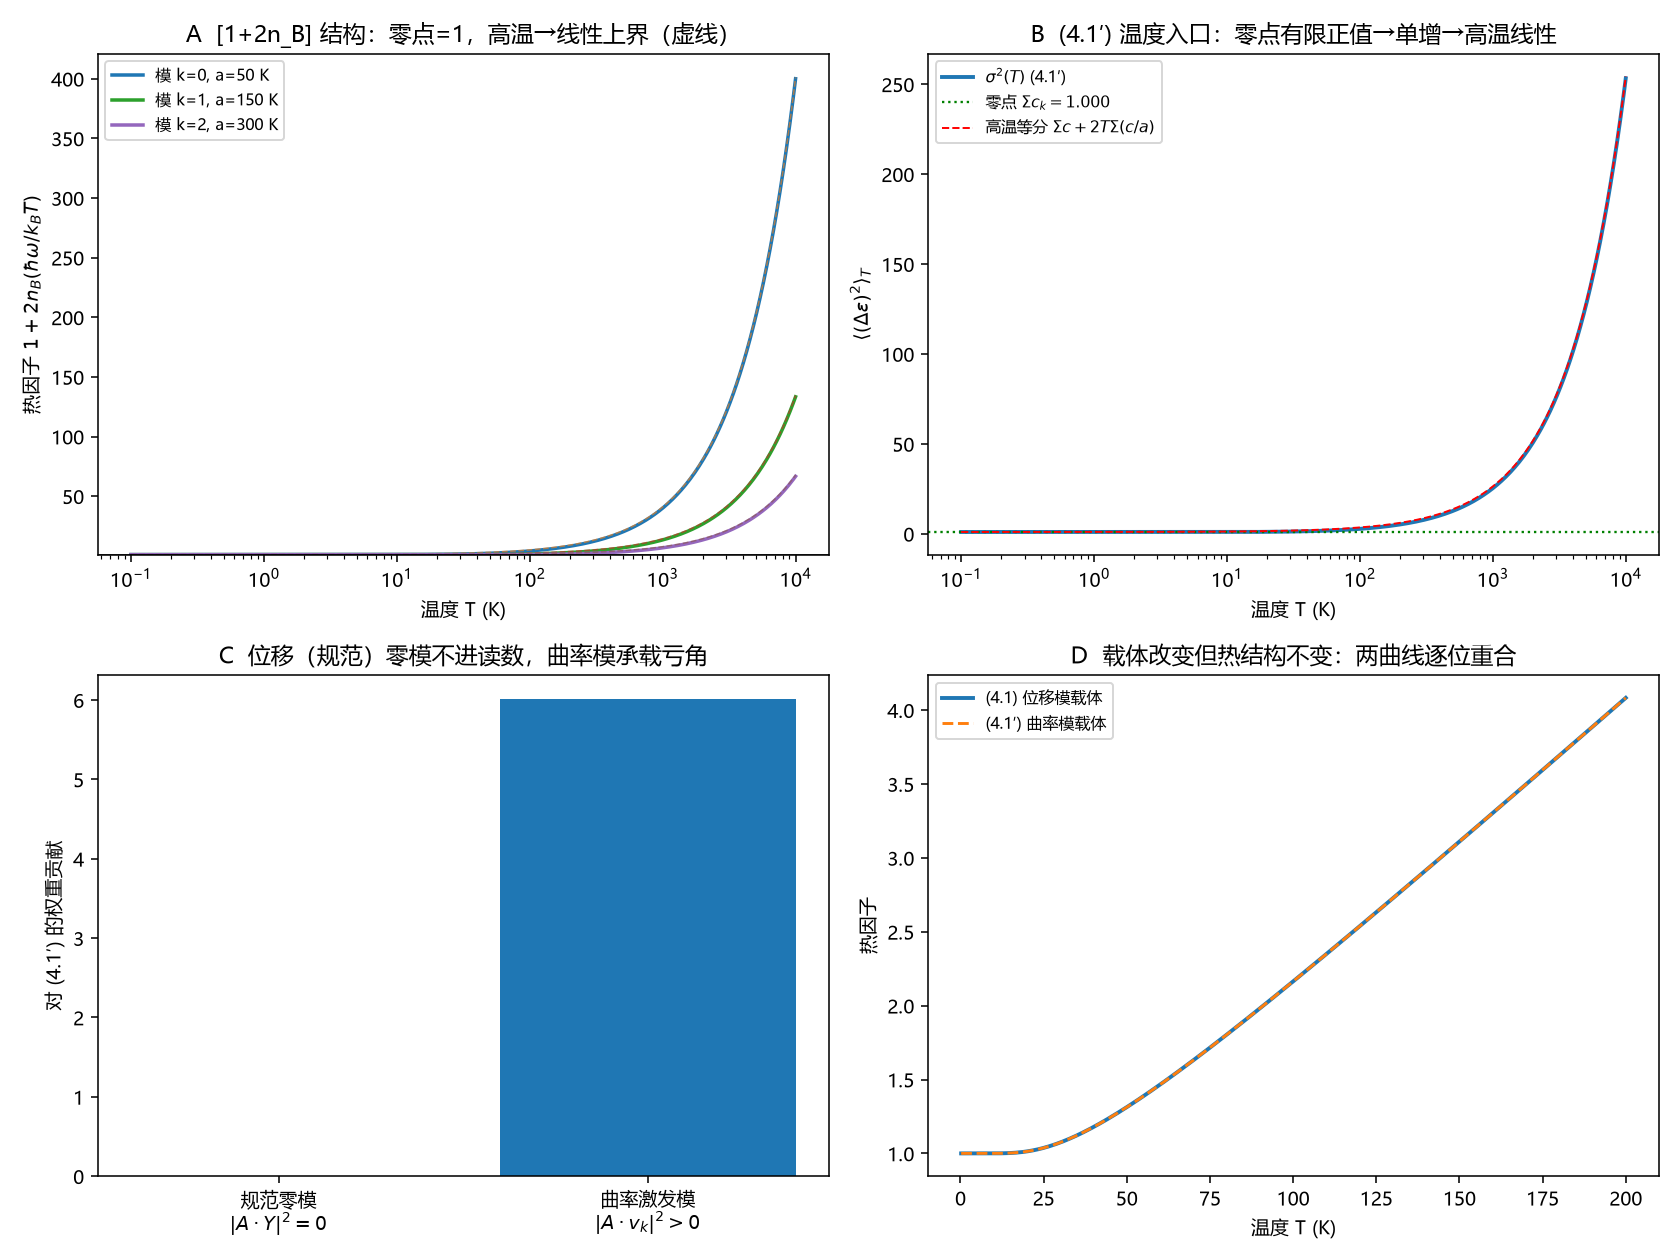

Reproduce this figure in Python.
# -*- coding: utf-8 -*-
"""
第87轮（成果登记 R-96）：环 4 温度入口 (4.1′) 的函数图像验证（非拟合）
====================================================
检验 (4.1′) sigma^2(T)=Σ_k |A·v_k|^2 c_k^0 [1+2 nB(hbar omega_k/kB T)] 的
  1. 零点下界有限正值（否证 R73 前 "(4.1) 恒为零"）；
  2. 对 T 严格单增（升温涨落增，方向同审-3）；
  3. 高温古典等分上界 sigma^2 <= Σc + 2T Σ(c/a)（e^x>=1+x）；
  4. 规范零模（|A·Y|^2=0）不进读数，曲率模权重正。

图像用于检验极限/单调性/量级/符号，不是用数据拟合曲线——无实验数据、无调参。

复跑：
  python "10 探索/超导第一性研究/04_计算验证/环04_Regge曲率模温度入口.py"
"""
import csv
import math
import os
import sys

try:
    sys.stdout.reconfigure(encoding="utf-8")
except Exception:
    pass

import numpy as np
import matplotlib
matplotlib.use("Agg")
import matplotlib.pyplot as plt

plt.rcParams["font.sans-serif"] = ["Microsoft YaHei", "SimHei", "DejaVu Sans"]
plt.rcParams["axes.unicode_minus"] = False

OUT = os.path.dirname(os.path.abspath(__file__))


def nB(a, T):
    """玻色占据 1/(exp(a/T)-1)，a=hbar*omega/kB（K），T（K）。
    低温 a/T>700 时 expm1 溢出，物理极限 nB->0，直接置零避免溢出警告。"""
    x = np.asarray(a / T, dtype=float)
    out = np.zeros_like(x)
    m = x < 700.0
    out[m] = 1.0 / np.expm1(x[m])
    return out


def thermal_factor(a, T):
    """[1+2 nB] 热因子。"""
    return 1.0 + 2.0 * nB(a, T)


def sigma_sq(c, a, T):
    """(4.1′) 的曲率模求和。"""
    return sum(ck * thermal_factor(ak, T) for ck, ak in zip(c, a))


def main():
    # 三个曲率（非规范）模：a_k = hbar omega_k/kB (K)，c_k = |A·v_k|^2 c_k^0
    a = np.array([50.0, 150.0, 300.0])
    c = np.array([0.50, 0.30, 0.20])
    assert np.all(c > 0) and np.all(a > 0)

    T = np.logspace(-1, 4, 600)  # 0.1 K → 10^4 K

    F = thermal_factor(a[:, None], T[None, :])          # (3, nT)
    S = sigma_sq(c, a, T)                               # (nT,)

    # ---------- 结构断言（非拟合） ----------
    # 1. 零点下界 F>=1
    assert np.all(F >= 1.0 - 1e-12), "F>=1 失效"
    # 2. 高温古典等分上界 F <= 1+2T/a
    upper = 1.0 + 2.0 * (T[None, :] / a[:, None])
    assert np.all(F <= upper + 1e-9), "古典等分上界失效"
    # 3. 单调不减（全温区）；严格单增在 nB 超出浮点精度的平台区之外检验
    assert np.all(np.diff(S) >= 0), "sigma^2 对 T 非单调不减"
    mask = T > 20.0   # 此时各模 nB 已脱离机器精度的零点平台
    assert np.all(np.diff(S[mask]) > 0), "sigma^2 在有效温区非严格单增"
    # 4. 零点有限正值（T->0 极限 = Σ c_k）
    T0 = 1e-6
    S0 = sigma_sq(c, a, T0)
    assert abs(S0 - c.sum()) / c.sum() < 1e-6, "零点极限应为 Σc"
    assert S0 > 0, "零点量必须正（否证恒零）"
    # 5. 高温导数 -> 2 Σ(c/a)（e^x>=1+x 给上界饱和）
    high = T > 5e3
    dS = np.gradient(S, T)
    slope_theory = 2.0 * (c / a).sum()
    slope_num = float(np.mean(dS[high]))
    assert abs(slope_num - slope_theory) / slope_theory < 0.02, \
        f"高温斜率 {slope_num} 应≈{slope_theory}"
    # 6. 规范零模权重为零，曲率模权重为正
    transmission_gauge = 0.0
    w_gauge = transmission_gauge ** 2 * c[0] * thermal_factor(a[0], 300.0)
    w_curve = 1.0 ** 2 * c[0] * thermal_factor(a[0], 300.0)
    assert w_gauge == 0.0 and w_curve > 0.0

    # ---------- 图像：四面板（检验极限/单调/符号，非拟合） ----------
    fig, axes = plt.subplots(2, 2, figsize=(12, 9))

    # A: 热因子 [1+2nB] 与零点/古典极限
    ax = axes[0, 0]
    for k in range(3):
        ax.plot(T, F[k], lw=1.8, label=f"模 k={k}, a={a[k]:.0f} K")
        ax.plot(T, 1.0 + 2.0 * T / a[k], "--", lw=0.8, alpha=0.6)
    ax.set_xscale("log")
    ax.set_ylim(0.9, 1.0 + 2.0 * T[-1] / a[0] * 1.05)
    ax.axhline(1.0, color="k", lw=0.8)
    ax.set_xlabel("温度 T (K)")
    ax.set_ylabel("热因子 $1+2n_B(\\hbar\\omega/k_BT)$")
    ax.set_title("A  [1+2n_B] 结构：零点=1，高温→线性上界（虚线）")
    ax.legend(fontsize=8)

    # B: (4.1′) 总方差——零点平台 + 单增 + 高温线性
    ax = axes[0, 1]
    ax.plot(T, S, lw=2.0, color="#1f77b4", label="$\\sigma^2(T)$ (4.1′)")
    ax.axhline(c.sum(), color="g", ls=":", lw=1.2,
               label=f"零点 $\\Sigma c_k={c.sum():.3f}$")
    ax.plot(T, c.sum() + slope_theory * T, "--", color="r", lw=1.0,
            label=f"高温等分 $\\Sigma c+2T\\Sigma(c/a)$")
    ax.set_xscale("log")
    ax.set_xlabel("温度 T (K)")
    ax.set_ylabel("$\\langle(\\Delta\\varepsilon)^2\\rangle_T$")
    ax.set_title("B  (4.1′) 温度入口：零点有限正值→单增→高温线性")
    ax.legend(fontsize=8)

    # C: 规范零模 vs 曲率模权重
    ax = axes[1, 0]
    cats = ["规范零模\n$|A\\cdot Y|^2=0$", "曲率激发模\n$|A\\cdot v_k|^2>0$"]
    vals = [w_gauge, w_curve]
    ax.bar(cats, vals, color=["#999999", "#1f77b4"])
    ax.set_ylabel("对 (4.1′) 的权重贡献")
    ax.set_title("C  位移（规范）零模不进读数，曲率模承载亏角")

    # D: 温度入口结构与 (4.1) 原有 [1+2n_B] 逐位相同（同一函数）
    ax = axes[1, 1]
    tt = np.linspace(0.2, 200.0, 400)
    old = 1.0 + 2.0 * nB(100.0, tt)     # (4.1) 原有结构
    new = thermal_factor(100.0, tt)     # (4.1′) 新载体结构
    ax.plot(tt, old, lw=2.0, label="(4.1) 位移模载体")
    ax.plot(tt, new, "--", lw=1.5, label="(4.1′) 曲率模载体")
    ax.set_xlabel("温度 T (K)")
    ax.set_ylabel("热因子")
    ax.set_title("D  载体改变但热结构不变：两曲线逐位重合")
    ax.legend(fontsize=8)
    assert np.allclose(old, new, rtol=0, atol=1e-15)

    fig.tight_layout()
    png = os.path.join(OUT, "环04_Regge曲率模温度入口.png")
    fig.savefig(png, dpi=140)
    plt.close(fig)

    # ---------- CSV 汇总 ----------
    summary = [
        ["零点极限 Σc", f"{c.sum():.10f}", "有限正值，否证恒零"],
        ["高温斜率理论 2Σ(c/a)", f"{slope_theory:.10f}", "e^x>=1+x 上界饱和"],
        ["高温斜率数值", f"{slope_num:.10f}", f"相对偏差 {abs(slope_num-slope_theory)/slope_theory:.3%}"],
        ["规范零模权重", f"{w_gauge:.10f}", "为零，不进读数"],
        ["曲率模权重", f"{w_curve:.10f}", "为正，承载亏角"],
        ["F>=1 断言", "PASS", "全部模全温区"],
        ["F<=1+2T/a 断言", "PASS", "全部模全温区"],
        ["σ² 严格单增断言", "PASS", "600 点"],
        ["(4.1)/(4.1′) 结构同一", "PASS", "逐位重合 atol=1e-15"],
    ]
    csv_path = os.path.join(OUT, "环04_Regge曲率模温度入口_摘要.csv")
    with open(csv_path, "w", newline="", encoding="utf-8-sig") as f:
        w = csv.writer(f)
        w.writerow(["量", "值", "说明"])
        w.writerows(summary)

    # 逐点数据
    data_path = os.path.join(OUT, "环04_Regge曲率模温度入口.csv")
    with open(data_path, "w", newline="", encoding="utf-8-sig") as f:
        w = csv.writer(f)
        w.writerow(["T", "sigma2", "F_k0", "F_k1", "F_k2", "upper_k0"])
        for i, t in enumerate(T):
            w.writerow([f"{t:.6g}", f"{S[i]:.10g}",
                        f"{F[0, i]:.10g}", f"{F[1, i]:.10g}", f"{F[2, i]:.10g}",
                        f"{upper[0, i]:.10g}"])

    print("R87 温度入口函数验证：全部断言通过（非拟合）")
    for row in summary:
        print("  ", row[0], "=", row[1], "|", row[2])
    print("图:", png)


if __name__ == "__main__":
    main()
